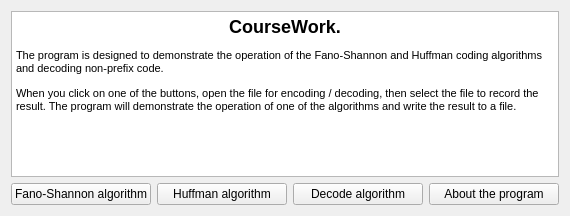
<?xml version="1.0" encoding="UTF-8"?>
<ui version="4.0">
 <class>ReferenceWindow</class>
 <widget class="QWidget" name="ReferenceWindow">
  <property name="geometry">
   <rect>
    <x>0</x>
    <y>0</y>
    <width>570</width>
    <height>216</height>
   </rect>
  </property>
  <property name="windowTitle">
   <string>Reference</string>
  </property>
  <layout class="QVBoxLayout" name="verticalLayout">
   <item>
    <widget class="QTextBrowser" name="textBrowser">
     <property name="html">
      <string>&lt;!DOCTYPE HTML PUBLIC &quot;-//W3C//DTD HTML 4.0//EN&quot; &quot;http://www.w3.org/TR/REC-html40/strict.dtd&quot;&gt;
&lt;html&gt;&lt;head&gt;&lt;meta name=&quot;qrichtext&quot; content=&quot;1&quot; /&gt;&lt;style type=&quot;text/css&quot;&gt;
p, li { white-space: pre-wrap; }
&lt;/style&gt;&lt;/head&gt;&lt;body style=&quot; font-family:'MS Shell Dlg 2'; font-size:8.25pt; font-weight:400; font-style:normal;&quot;&gt;
&lt;h2 align=&quot;center&quot; style=&quot; margin-top:16px; margin-bottom:12px; margin-left:0px; margin-right:0px; -qt-block-indent:0; text-indent:0px;&quot;&gt;&lt;span style=&quot; font-family:'MS Shell Dlg 2'; font-size:8pt; font-weight:600;&quot;&gt;CourseWork.&lt;/span&gt;&lt;/h2&gt;
&lt;p style=&quot; margin-top:12px; margin-bottom:12px; margin-left:0px; margin-right:0px; -qt-block-indent:0; text-indent:0px;&quot;&gt;&lt;span style=&quot; font-family:'MS Shell Dlg 2'; font-size:8pt;&quot;&gt;The program is designed to demonstrate the operation of the Fano-Shannon and Huffman coding algorithms and decoding non-prefix code.&lt;/span&gt;&lt;/p&gt;
&lt;p style=&quot; margin-top:12px; margin-bottom:12px; margin-left:0px; margin-right:0px; -qt-block-indent:0; text-indent:0px;&quot;&gt;&lt;span style=&quot; font-family:'MS Shell Dlg 2'; font-size:8pt;&quot;&gt;When you click on one of the buttons, open the file for encoding / decoding, then select the file to record the result. The program will demonstrate the operation of one of the algorithms and write the result to a file.&lt;/span&gt;&lt;/p&gt;
&lt;p style=&quot;-qt-paragraph-type:empty; margin-top:0px; margin-bottom:0px; margin-left:0px; margin-right:0px; -qt-block-indent:0; text-indent:0px; font-family:'MS Shell Dlg 2'; font-size:8pt;&quot;&gt;&lt;br /&gt;&lt;/p&gt;&lt;/body&gt;&lt;/html&gt;</string>
     </property>
    </widget>
   </item>
   <item>
    <layout class="QHBoxLayout" name="horizontalLayout">
     <item>
      <widget class="QPushButton" name="fanoShannon_pushButton">
       <property name="text">
        <string>Fano-Shannon algorithm</string>
       </property>
      </widget>
     </item>
     <item>
      <widget class="QPushButton" name="huffman_pushButton">
       <property name="text">
        <string>Huffman algorithm</string>
       </property>
      </widget>
     </item>
     <item>
      <widget class="QPushButton" name="decode_pushButton">
       <property name="text">
        <string>Decode algorithm</string>
       </property>
      </widget>
     </item>
     <item>
      <widget class="QPushButton" name="aboutTheProgram_pushButton">
       <property name="text">
        <string>About the program</string>
       </property>
      </widget>
     </item>
    </layout>
   </item>
  </layout>
 </widget>
 <resources/>
 <connections/>
</ui>
